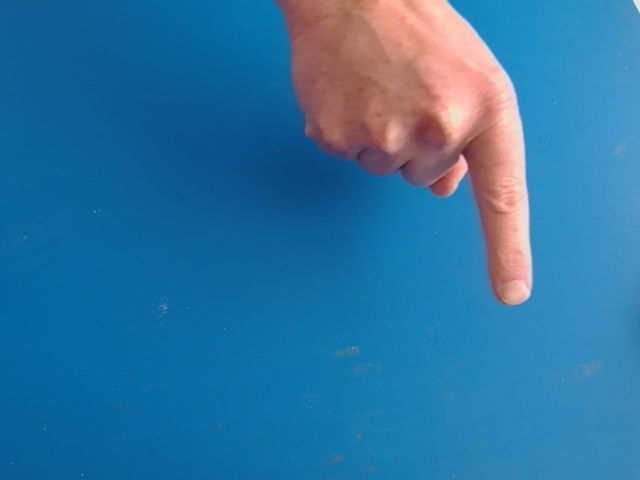
#> input picture Pic_Data/Train/1/1727270505539857700.png, 640 x 480 px, found by its file name
$ python KNN_BlueBG.py
#> lines starting #> are read from the running program, lines starting #| are printed output that depends on the picture; after the words box and inside, x2 and y2 are one past the last pixel; in counts of white or black regions, pixels touching at a corner belong together
#> in extract_features_list, img is the input picture: shape (480, 640, 3); mean B, G, R 160.4, 115.5, 45.9
import os
import glob
import numpy as np
import cv2 as cv
import matplotlib.pyplot as plt
import seaborn as sns
from sklearn import datasets
from sklearn.preprocessing import LabelEncoder, StandardScaler
from sklearn.neighbors import KNeighborsClassifier
from sklearn.model_selection import train_test_split, GridSearchCV
from sklearn.utils import Bunch
from sklearn.metrics import accuracy_score
from skimage.io import imread
from skimage.transform import resize

def convertToBlackWhite(img):
    # Change image color space
    img_resized = cv.blur(img, (3, 3))
    img_hsv = cv.cvtColor(img_resized, cv.COLOR_BGR2HSV)
#> img_hsv: shape (480, 640, 3); mean H, S, V 92.9, 203.2, 169.2

    # Define background color range in HSV space
    light_blue = (90, 0, 0)
    dark_blue = (130, 255, 255)

    # Mark pixels outside background color range
    img_BW = ~cv.inRange(img_hsv, light_blue, dark_blue)
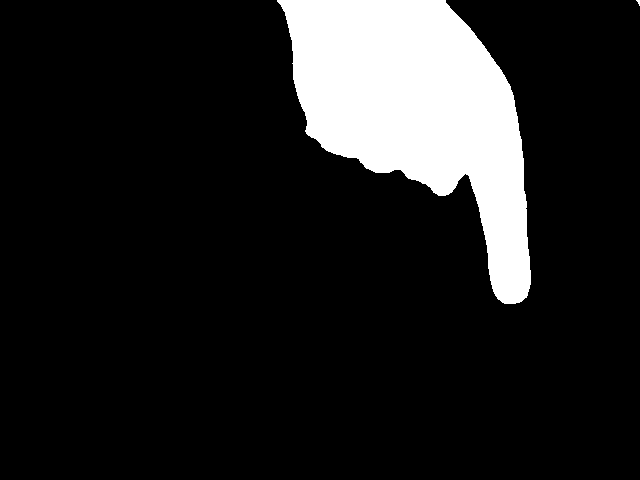
#> img_BW: shape (480, 640); 13.1% white; 2 white regions (1 under 20 px)

    return img_BW

def extract_features(image):
    img_BW = convertToBlackWhite(image)
    cv.imshow('KNN input', img_BW)
    # extract features
    # get largest contour
    contours, hier = cv.findContours(img_BW.copy(), cv.RETR_EXTERNAL, cv.CHAIN_APPROX_SIMPLE)
#> contours = 2 contours, 1 with area under 20; largest, box (x1, y1, x2, y2) and area: (277, 0, 531, 304) 39854
    if len(contours) == 0:
        perimeter = 1
        total = 1
    else:
        contour = max(contours, key=cv.contourArea)
#> contour = contour of 310 points, box (x1, y1, x2, y2) (277, 0, 531, 304), area 39854
        contour = np.squeeze(contour)
#> contour = 310 pairs, first value 277 to 530, second value 0 to 303

        perimeter = cv.arcLength(contour, True)
#> perimeter = 1026.5
        hull = cv.convexHull(contour, returnPoints=False)
#> hull = 33 values, max 309 at index 0, min 0 at index 32, mean 211.7
        defects = cv.convexityDefects(contour, hull)
#> defects = 28 rows, first 6: [1, 28, 22, 1755], [28, 58, 53, 1132], [58, 60, 59, 114], [61, 206, 149, 19039], [206, 208, 207, 154], [208, 210, 209, 114]
        if defects is None:
            total = 1
        else:
            defects = defects.squeeze()
            defects = defects[defects[:, -1] > 10000]
#> defects = [[61, 206, 149, 19039]]
            total = cv.sumElems(defects[:, -1])[0]
#> total = 19039

    return [perimeter, total]

def extract_features_list(folder):
    features = []
    labels = []

    for label in os.listdir(folder):
        label_folder = os.path.join(folder, label)
        for filename in os.listdir(label_folder):
            img_path = os.path.join(label_folder, filename)
            img = cv.imread(img_path)
            img_features = extract_features(img)
#> img_features = [1026.5, 19039]
            features.append(img_features)
            labels.append(label)
    return np.array(features), np.array(labels)

def annotate_image_with_accuracy(image, prediction, confidence, position=(10, 30)):
    annotated_image = image.copy()
    text = f'Prediction: {prediction}, Confidence: {confidence}'
    font = cv.FONT_HERSHEY_SIMPLEX
    font_scale = 1
    color = (255, 0, 0)  # Blue color in BGR
    thickness = 2
    cv.putText(annotated_image, text, position, font, font_scale, color, thickness)
    return annotated_image

if __name__ == "__main__":
    # Load training data
    train_folder = 'C:/Users/roesth/Desktop/Dataset Simplified Hans/Train'
    X, y = extract_features_list(train_folder)

    # Standardize the features
    scaler = StandardScaler()
    X_val_scaled = scaler.fit_transform(X)

    # Create and train the KNN classifier
    knn = KNeighborsClassifier(n_neighbors=5)
    knn.fit(X_val_scaled, y)

    # Open webcam and try KNN on new pictures
    cap = cv.VideoCapture(0)
    while True:
        # from video
        ret, frame = cap.read()
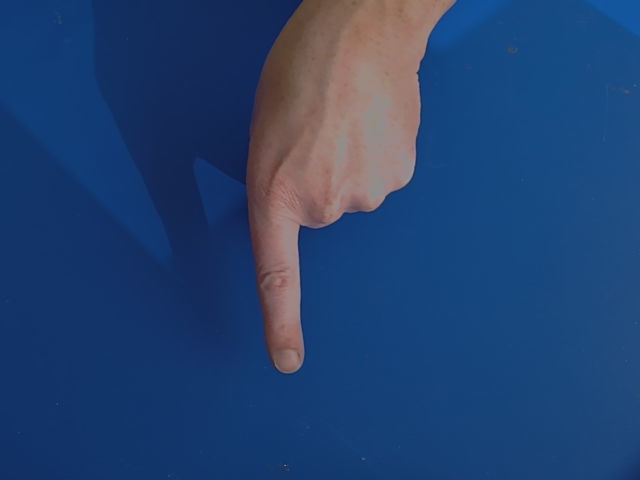
#> input picture Pic_Data/Test/1/1729601237030705600.png, 640 x 480 px, given in place of the camera
#> frame is the input picture: shape (480, 640, 3); mean B, G, R 112.2, 66.6, 35.9

        features = extract_features(frame)
#> in convertToBlackWhite (call 4), `img_hsv = cv.cvtColor(img_resized, cv.COLOR_BGR2HSV)`: img_hsv: shape (480, 640, 3); mean H, S, V 96.6, 190.1, 116.9
#> in convertToBlackWhite (call 4), `img_BW = ~cv.inRange(img_hsv, light_blue, dark_blue)`:
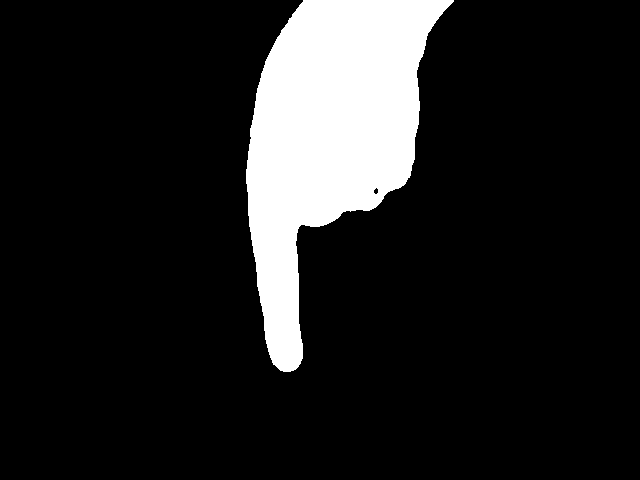
#> img_BW: shape (480, 640); 13% white; 1 white region
#> in extract_features (call 4), `contours, hier = cv.findContours(img_BW.copy(), cv.RETR_EXTERNAL, cv.C..`: contours = 1 contour; box (x1, y1, x2, y2) and area: (246, 0, 454, 372) 39442
#> in extract_features (call 4), `defects = cv.convexityDefects(contour, hull)`: defects = 28 rows, first 6: [0, 2, 1, 160], [2, 6, 5, 180], [6, 9, 7, 307], [9, 15, 12, 355], [15, 19, 18, 286], [19, 43, 20, 114]
#> features = [1061.8, 18045]
        features_shaped = np.array(features).reshape(1, -1)
#> features_shaped = [[1061.8, 18045]]
        features_scaled = scaler.transform(features_shaped)
#> features_scaled = [[5.64, 0.0346]]
#> (the run stopped early here; a loop or call above may not have finished)
